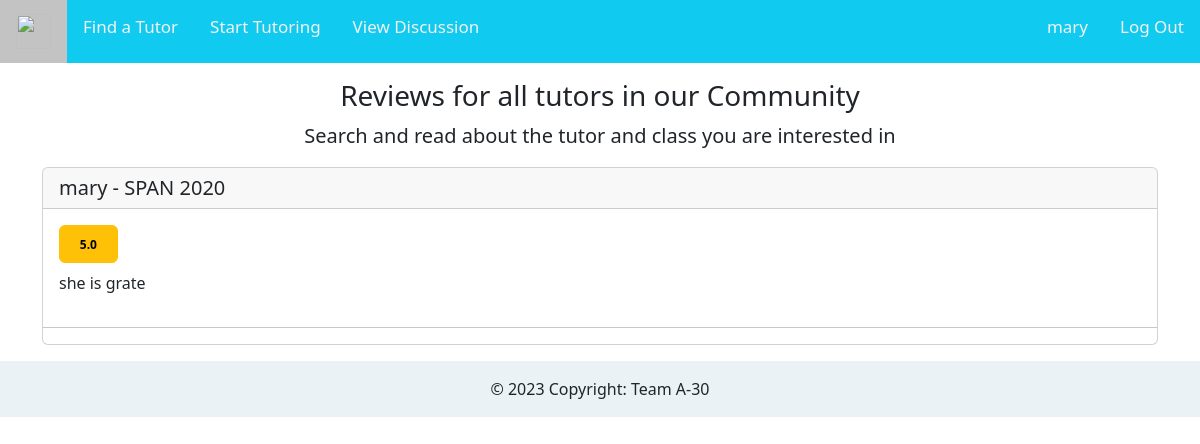
Screenshot of /reviews (signed in) with the database file from the repository.
### myapp/models.py (models this page shows, shortened)
class Tutor(models.Model):
    first_name = models.CharField(max_length=200, default= "Tutor")
    last_name = models.CharField(max_length=200, default= "Person")
    user = models.ForeignKey(User, on_delete=models.CASCADE, null=True )
    course = models.ForeignKey(Course, on_delete=models.CASCADE, null=True)
    headline = models.CharField(max_length=300)
    qualifications = models.CharField(max_length=750)
    hourly_rate = models.FloatField(default=0)
    rating = models.FloatField(default=0)

class Course(models.Model):
    title = models.CharField(max_length=200)
    pnemonic = models.CharField(max_length=100)
    coursenum = models.IntegerField()

class Review(models.Model):
    tutor = models.ForeignKey('Tutor', on_delete=models.CASCADE, related_name="tutorreviews")
    rating = models.FloatField(default=0)
    comment = models.CharField(max_length=300)

### myapp/views.py (the view)
# urls.py: path('reviews', views.reviewList, name = 'allreviews'),
def reviewList(request):
    all_reviews = Review.objects.all()
    tutors = Tutor.objects.all()
    return render(request, 'myapp/all_reviews.html', {'all_reviews': all_reviews,
                                                        'tutors': tutors})

### templates/myapp/all_reviews.html (shortened to what this page needs)
{% load i18n %}
{% load socialaccount %}
<!DOCTYPE html>
<html>
<head>
  {% load bootstrap5 %}
  {% bootstrap_css %}
  <link rel="stylesheet" href="https://cdnjs.cloudflare.com/ajax/libs/font-awesome/4.7.0/css/font-awesome.min.css">
  <link rel="stylesheet" href="https://cdn.jsdelivr.net/npm/bootstrap-icons@1.5.0/font/bootstrap-icons.css">
  <link rel="stylesheet" href="https://cdn.jsdelivr.net/npm/bootstrap-icons@1.10.4/font/bootstrap-icons.css">
</head>
<body>
  {% if user.is_authenticated %}
  <div class="topnav">
    <a class="active" href="/"><img
        src="https://lh5.googleusercontent.com/PMyEMcnh7OuoAC_dPcDNxLGSoFZm8T1K9sob-VHKqBk74YqWJjugOfbulpRZGtn_TSY=w2400"
        alt="" width="35" height="35"></a>
    <a href="/tutor_courses">Find a Tutor</a>
    <a href="/submit_listing">Start Tutoring</a>
    <a href="/discussion">View Discussion</a>
    <div class="topnav-right">
      <a href="/profile">{{ user.username }}</a>
      <a href="/logout">Log Out</a>
    </div>
  </div>
  <div class=container>
    <h3 class=" font-weight-normal text-center mt-3">Reviews for all tutors in our Community</h3>
    <p class="lead  text-center"> Search and read about the tutor and class you are interested in</p>
<div class="list-group mt-3">
  {% for tutor in tutors%}
  <div class="card mb-3">
    <h5 class="card-header">{{tutor.user.username}} -
      {{tutor.course.pnemonic}} {{tutor.course.coursenum}}</h5>
    {% for review in all_reviews%}
      {% if review.tutor.id == tutor.id%}
      <div class="card-body">
        <button type="button" class="btn btn-warning"> <span class="badge badge-dark" style="color: black;"> {{ review.rating }}</span></button>
        <p class="card-text mt-2">{{ review.comment }}</p>
      </div>
      <hr>
      {% endif %}
      {% empty %}
      <li>No reviews found.</li>
    {% endfor %}
  </div>
  {% endfor %}
</div>
  </div>
  {% endif %}
</body>
<footer class="bg-light text-center text-lg-start">
  <div class="text-center p-3" style="background-color: rgba(173,216, 230, 0.2);">
    © 2023 Copyright: Team A-30
  </div>
</footer>
</html>

### templates/myapp/all_reviews.html (style rules this page uses)
.container { overflow: auto; }
.topnav { background-color: #11caf0; overflow: hidden; }
.topnav a { float: left; color: #f2f2f2; text-align: center; padding: 14px 16px; text-decoration: none; font-size: 17px; }
.topnav a.active { background-color: #c3c3c3; color: rgb(0, 0, 0); }
.topnav-right { float: right; }

### rows the page displays
Tutor: user.username "mary", course.pnemonic "SPAN", course.coursenum "2020"
Review: rating "5.0", comment "she is grate"

### other values shown
{{ user.username }} "mary"
